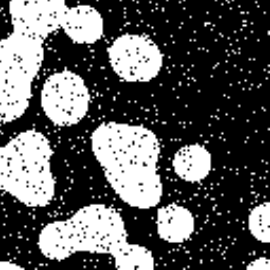
#> input picture 08012019/morphological/advance_test.png, 270 x 270 px
$ python morphological_openning.py
#> lines starting #> are read from the running program, lines starting #| are printed output that depends on the picture
import cv2
import numpy as numpy


def main():
    img = cv2.imread('./advance_test.png')
#> img is the input picture: shape (270, 270, 3); min 0, max 255, mean 91.5
    gray = cv2.cvtColor(img,cv2.COLOR_BGR2GRAY)
    """
    Structuring element : RECT
    """
    size = [(3,3),(5,5),(7,7)]
    for it in range(3):
        SE = cv2.getStructuringElement(cv2.MORPH_RECT,size[it])
        openning = cv2.morphologyEx(gray.copy(),cv2.MORPH_OPEN,SE)
        cv2.imwrite("./res_openning/Openning-%d.png"%(it+1),openning)
#> this loop made 3 passes
#> pass 1, in main, `openning = cv2.morphologyEx(gray.copy(),cv2.MORPH_OPEN,SE)`:
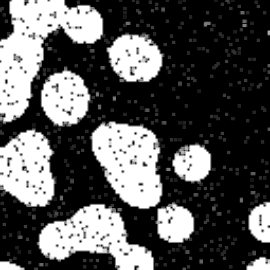
#> openning: shape (270, 270); min 0, max 255, mean 87
#> pass 2, in main, `openning = cv2.morphologyEx(gray.copy(),cv2.MORPH_OPEN,SE)`:
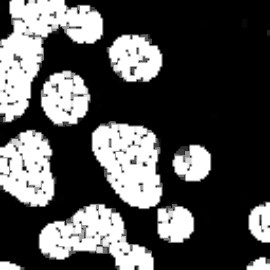
#> openning: shape (270, 270); min 0, max 255, mean 81.3
#> pass 3, in main, `openning = cv2.morphologyEx(gray.copy(),cv2.MORPH_OPEN,SE)`:
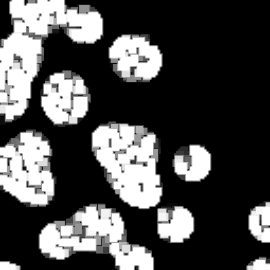
#> openning: shape (270, 270); min 0, max 255, mean 77
    """
    """

    """
    """
    cv2.waitKey(0)

if __name__ == "__main__":
    main()
